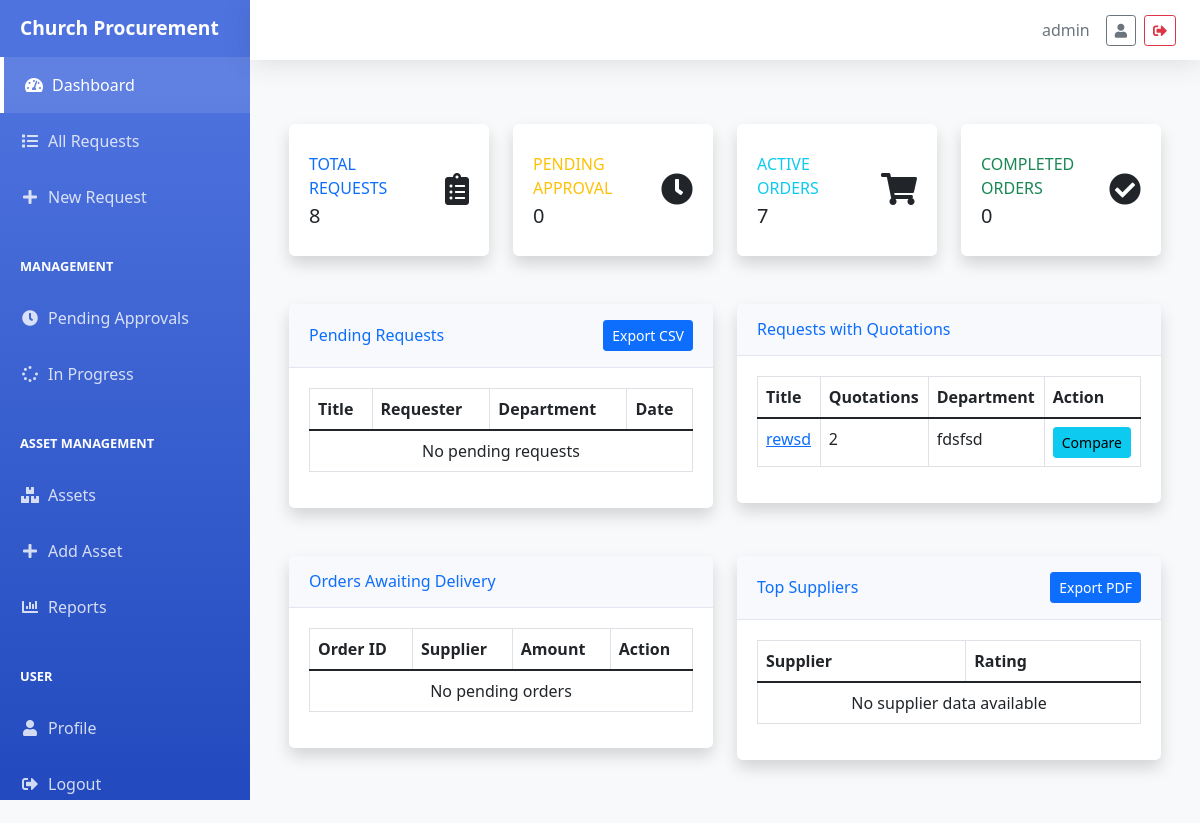
The app's page /procurement/ (signed in), older data.
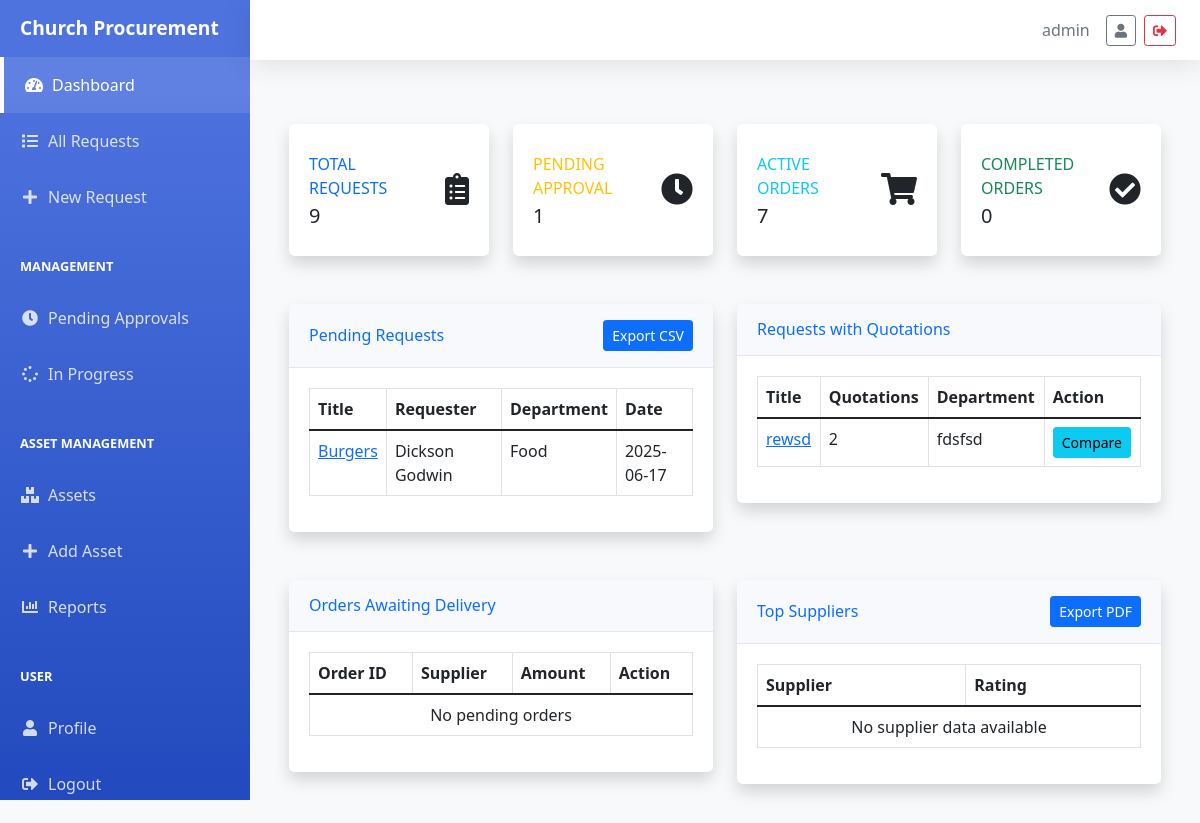
The same page, newer data.
### procurement/models/procurement.py (models this page shows, shortened)
class PurchaseRequest(models.Model):
    STATUS_CHOICES = [
        ('PENDING', 'Pending'),
        ('APPROVED', 'Approved'),
        ('REJECTED', 'Rejected'),
        ('QUOTATION_SELECTED', 'Quotation Selected'),
        ('IN_PROGRESS', 'In Progress'),
        ('COMPLETED', 'Completed')
    ]
    title = models.CharField(max_length=200)
    description = models.TextField()
    requester = models.CharField(max_length=100)
    department = models.CharField(max_length=100)
    status = models.CharField(max_length=20, choices=STATUS_CHOICES, default='PENDING')
    date_created = models.DateTimeField(auto_now_add=True)
    rejection_reason = models.TextField(blank=True, null=True)
    approved_by = models.CharField(max_length=100, blank=True, null=True)
    approved_date = models.DateTimeField(null=True, blank=True)
    selected_quotation = models.ForeignKey('Quotation', null=True, blank=True, on_delete=models.SET_NULL, related_name='selected_for_requests')
    tracker = FieldTracker(fields=['status'])

### procurement/dashboard_views.py (the view)
# urls.py: path('', dashboard_views.DashboardView.as_view(), name='dashboard'),
class DashboardView(LoginRequiredMixin, TemplateView):
    template_name = 'procurement/dashboard.html'
    def get_context_data(self, **kwargs):
        context = super().get_context_data(**kwargs)
        context['pending_requests'] = PurchaseRequest.objects.prefetch_related('purchase_orders').filter(
            status='PENDING'
        ).order_by('-date_created')
        context['requests_with_quotations'] = PurchaseRequest.objects.prefetch_related('purchase_orders').annotate(
            quotation_count=Count('quotations')
        ).filter(
            quotation_count__gt=0,
            status='APPROVED'
        ).order_by('-date_created')
        context['pending_orders'] = PurchaseOrder.objects.filter(
            status='APPROVED'
        ).order_by('-date_created')
        context['all_requests'] = {
            'pending': PurchaseRequest.objects.prefetch_related('purchase_orders').filter(status='PENDING').order_by('-date_created'),
            'approved': PurchaseRequest.objects.prefetch_related('purchase_orders').filter(status='APPROVED').order_by('-date_created'),
            'rejected': PurchaseRequest.objects.prefetch_related('purchase_orders').filter(status='REJECTED').order_by('-date_created'),
            'in_progress': PurchaseRequest.objects.prefetch_related('purchase_orders').filter(status='IN_PROGRESS').order_by('-date_created'),
            'completed': PurchaseRequest.objects.prefetch_related('purchase_orders').filter(status='COMPLETED').order_by('-date_created'),
        }
        context['top_suppliers'] = SupplierPerformance.objects.values(
            'supplier_name'
        ).annotate(
            avg_rating=Avg('rating')
        ).order_by('-avg_rating')[:10]
        context['stats'] = {
            'total_requests': PurchaseRequest.objects.count(),
            'pending_approval': PurchaseRequest.objects.filter(status='PENDING').count(),
            'active_orders': PurchaseOrder.objects.exclude(status__in=['DELIVERED', 'CANCELLED']).count(),
            'completed_orders': PurchaseOrder.objects.filter(status='DELIVERED').count(),
        }
        return context

### procurement/templates/procurement/dashboard.html (shortened to what the changed rows need)
{% extends "base.html" %}
{% block content %}
<div class="container-fluid py-4">
    <div class="row mb-4">
        <div class="col-xl-3 col-md-6 mb-4">
            <div class="card border-left-primary shadow h-100 py-2">
                <div class="card-body">
                    <div class="row no-gutters align-items-center">
                        <div class="col mr-2">
                            <div class="text-xs font-weight-bold text-primary text-uppercase mb-1">Total Requests</div>
                            <div class="h5 mb-0 font-weight-bold text-gray-800">{{ stats.total_requests }}</div>
                        </div>
                    </div>
                </div>
            </div>
        </div>
        <div class="col-xl-3 col-md-6 mb-4">
            <div class="card border-left-warning shadow h-100 py-2">
                <div class="card-body">
                    <div class="row no-gutters align-items-center">
                        <div class="col mr-2">
                            <div class="text-xs font-weight-bold text-warning text-uppercase mb-1">Pending Approval</div>
                            <div class="h5 mb-0 font-weight-bold text-gray-800">{{ stats.pending_approval }}</div>
                        </div>
                    </div>
                </div>
            </div>
        </div>
    </div>
    <div class="row">
        <div class="col-xl-6 col-lg-6 mb-4">
            <div class="card shadow mb-4">
                <div class="card-body">
                    <div class="table-responsive">
                        <table class="table table-bordered">
                            <thead>
                                <tr>
                                    <th>Title</th>
                                    <th>Requester</th>
                                    <th>Department</th>
                                    <th>Date</th>
                                </tr>
                            </thead>
                            <tbody>
                                {% for request in pending_requests %}
                                <tr>
                                    <td><a href="{% url 'procurement:request_detail' request.pk %}">{{ request.title }}</a></td>
                                    <td>{{ request.requester }}</td>
                                    <td>{{ request.department }}</td>
                                    <td>{{ request.date_created|date:"Y-m-d" }}</td>
                                </tr>
                                {% empty %}
                                <tr>
                                    <td colspan="4" class="text-center">No pending requests</td>
                                </tr>
                                {% endfor %}
                            </tbody>
                        </table>
                    </div>
                </div>
            </div>
        </div>
        <div class="col-xl-6 col-lg-6 mb-4">
            <div class="card shadow mb-4">
                <div class="card-body">
                    <div class="table-responsive">
                        <table class="table table-bordered">
                            <thead>
                                <tr>
                                    <th>Title</th>
                                    <th>Quotations</th>
                                    <th>Department</th>
                                    <th>Action</th>
                                </tr>
                            </thead>
                            <tbody>
                                {% for request in requests_with_quotations %}
                                <tr>
                                    <td><a href="{% url 'procurement:request_detail' request.pk %}">{{ request.title }}</a></td>
                                    <td>{{ request.quotation_count }}</td>
                                    <td>{{ request.department }}</td>
                                    <td>
                                        <a href="{% url 'procurement:quotation_comparison' request.pk %}" class="btn btn-sm btn-info">Compare</a>
                                    </td>
                                </tr>
                                {% empty %}
                                <tr>
                                    <td colspan="4" class="text-center">No requests with quotations</td>
                                </tr>
                                {% endfor %}
                            </tbody>
                        </table>
                    </div>
                </div>
            </div>
        </div>
    </div>
    <div class="row">
        <div class="col-xl-6 col-lg-6 mb-4">
            <div class="card shadow mb-4">
                <div class="card-body">
                    <div class="table-responsive">
                        <table class="table table-bordered">
                            <thead>
                                <tr>
                                    <th>Order ID</th>
                                    <th>Supplier</th>
                                    <th>Amount</th>
                                    <th>Action</th>
                                </tr>
                            </thead>
                        </table>
                    </div>
                </div>
            </div>
        </div>
        <div class="col-xl-6 col-lg-6 mb-4">
            <div class="card shadow mb-4">
                <div class="card-body">
                    <div class="table-responsive">
                        <table class="table table-bordered">
                            <thead>
                                <tr>
                                    <th>Supplier</th>
                                    <th>Rating</th>
                                </tr>
                            </thead>
                        </table>
                    </div>
                </div>
            </div>
        </div>
    </div>
</div>
{% endblock %}

Row changes from the older to the newer data that the page shows:
added PurchaseRequest: title "Burgers", requester "Dickson Godwin", department "Food", date_created "2025-06-17", shown under "Pending Requests"
Text that changed along with them:
{{ stats.total_requests }}: "8" → "9"
{{ stats.pending_approval }}: "0" → "1"
text no longer shown: "No pending requests"
